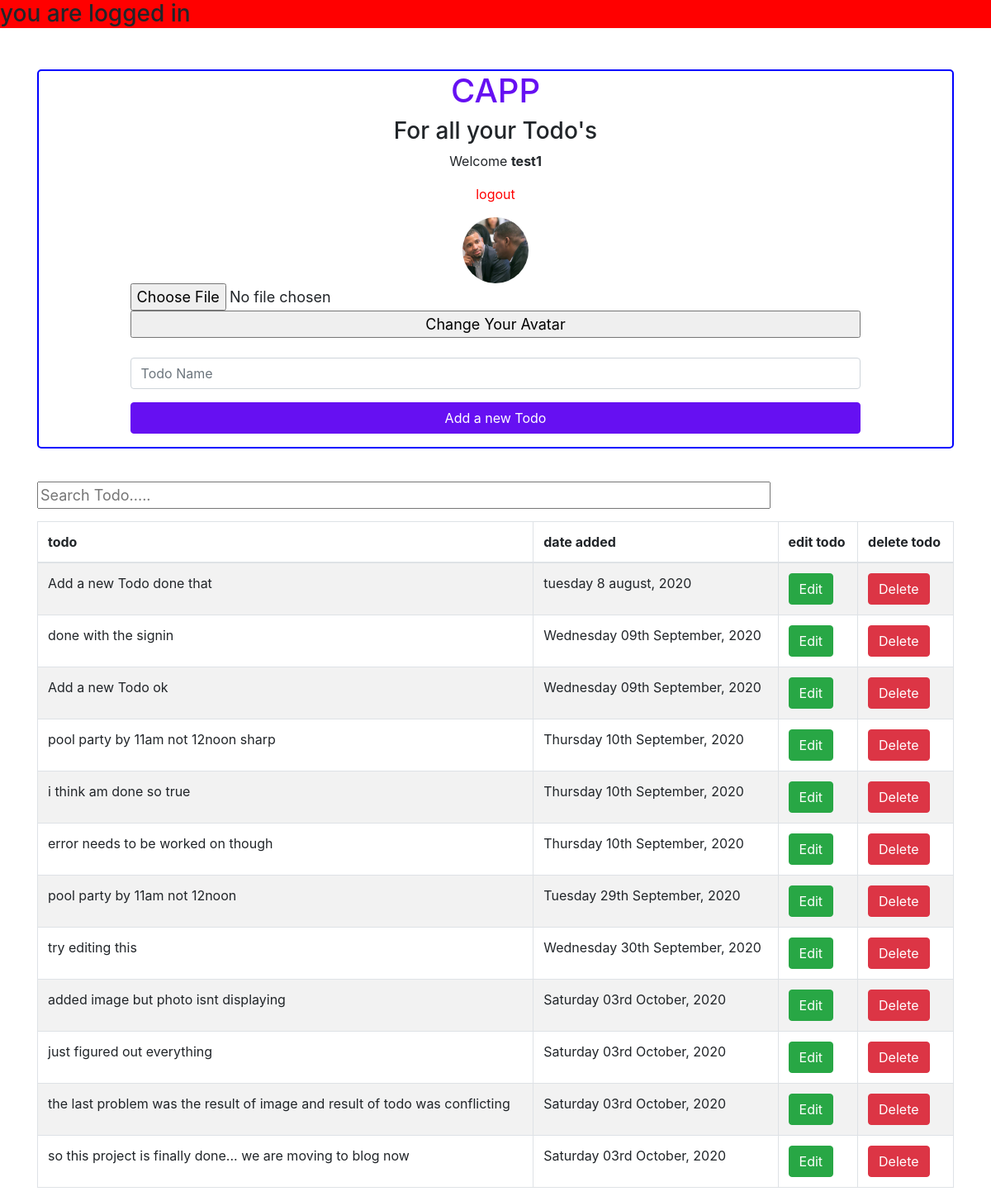
Page /home.php?user_created (signed in) on the committed database.
### tables this page shows
CREATE TABLE `users` (
  `id` int(11) NOT NULL,
  `username` varchar(255) NOT NULL,
  `email` varchar(255) NOT NULL,
  `password` varchar(255) NOT NULL,
  `image` varchar(200) NOT NULL
);

CREATE TABLE `todo` (
  `t_id` int(11) NOT NULL,
  `t_name` varchar(255) NOT NULL,
  `t_date` varchar(255) NOT NULL
);

### home.php (the view, shortened to what this page needs)
<?php include('server.php'); ?>
<?php
$query = "SELECT * FROM todo";
$result = mysqli_query($db, $query);
?>
<!DOCTYPE html>
<html lang="en">
<head>
    <link rel="stylesheet" type="text/css" href="css/bootstrap.css">
    <link rel="stylesheet" href="css/style.css">
</head>
<body>
    <div class="content">
        <?php if (isset($_SESSION['success'])):?>
        <div class="error success">
            <h3>
                <?php
                    echo $_SESSION['success'];
                ?>
            </h3>
        </div>
        <?php endif ?>
    </div>
    <div class="container">
        <div class="todo">
            <h1><a href="home.php">CAPP</a></h1>
            <h3> For all your Todo's</h3>
            <?php if (isset($_SESSION['username'])):?>
            <p>Welcome <strong><?php echo $_SESSION['username']; ?></strong></p>
            <p><a href="home.php?logout='1'" style="color:red;">logout</a></p>
            <?php endif ?>
 <div class="col-xs-2">
<?php
	$username=$_SESSION['username'];
	$sql = "SELECT 	* FROM users where username='$username'";
    $resultt = $db->query($sql);
        if ($resultt->num_rows > 0) {
          while($row = $resultt->fetch_assoc()) {?>
        <?php echo '<img src="' . $row['image']. '" style="width:80px; height:80px; border-radius:50px;">'; ?>
          <?php
          }
         } ?>
</div>
<form action='home.php' method='post' enctype='multipart/form-data'>
<input type='file' name='myfile'>
<input type='submit' name='pushs' value='Change Your Avatar'>
</form>
<br>
            <form action="<?php echo $_SERVER['PHP_SELF']?>" method="post">
                <div class="form-group">
                    <input class="form-control" type="text" name="todo" placeholder="Todo Name" style="width:80%; display:inline-block;">
                </div>
                <div class="form-group">
                    <input class="btn btn-primary" value="Add a new Todo" name="submit" type="submit" placeholder="Todo Name">
                </div>
            </form>
        </div>
        <div class="search">
        <form action="search.php" method="POST">
            <input type="text" name="search" placeholder="Search Todo....." style="margin:10px 0;">
        </form>
        </div>
        <div class="table-responsive">
            <table class="table table-bordered table-striped table-hover">
                <thead>
                    <th>todo</th>
                    <th>date added</th>
                    <th>edit todo</th>
                    <th>delete todo</th>
                </thead>
                <tbody>
                    <?php
                    while($row = mysqli_fetch_assoc($result)){
                        $t_id= $row['t_id'];
                        $t_name= $row['t_name'];
                        $t_date= $row['t_date'];
                        ?>
                    <tr>
                        <td><?php echo $t_name;?></td>
                        <td><?php echo $t_date;?></td>
                        <td><a href="edit.php?edit_todo=<?php echo $t_id; ?>" class="btn btn-success">Edit</a></td>
                        <td><a href="home.php?delete_todo=<?php echo $t_id; ?>" class="btn btn-danger">Delete</a></td>
                    </tr>
                    <?php }
                    ?>
                </tbody>
            </table>
        </div>
    </div>
</body>
</html>

### css/style.css (style rules this page uses)
form input { font-size: 18px; width: 80%; margin: 0 10px; }
.todo { display:flex; flex-direction: column; margin: 30px auto; text-align: center; border: 2px solid blue; border-radius: 5px; margin-top:50px; justify-content: center; align-content: center; }
th, td { height: 30px; padding: 2px; }
.search { margin: 5px 0; margin-bottom: 5px solid black; }
.error { background-color: red; }

### rows in the picture
users: image (picture)
todo: t_name "Add a new Todo done that", t_date "tuesday 8 august, 2020"
todo: t_name "done with the signin", t_date "Wednesday 09th September, 2020"
todo: t_name "Add a new Todo ok", t_date "Wednesday 09th September, 2020"
todo: t_name "pool party by 11am not 12noon sharp", t_date "Thursday 10th September, 2020"
todo: t_name "i think am done so true", t_date "Thursday 10th September, 2020"
todo: t_name "error needs to be worked on though", t_date "Thursday 10th September, 2020"
todo: t_name "pool party by 11am not 12noon", t_date "Tuesday 29th September, 2020"
todo: t_name "try editing this", t_date "Wednesday 30th September, 2020"
todo: t_name "added image but photo isnt displaying", t_date "Saturday 03rd October, 2020"
todo: t_name "just figured out everything", t_date "Saturday 03rd October, 2020"
todo: t_name "the last problem was the result of image and result of todo was conflicting", t_date "Saturday 03rd October, 2020"
todo: t_name "so this project is finally done... we are moving to blog now", t_date "Saturday 03rd October, 2020"

### other values in the picture
$_SESSION['success'] "you are logged in"
$_SESSION['username'] "test1"
